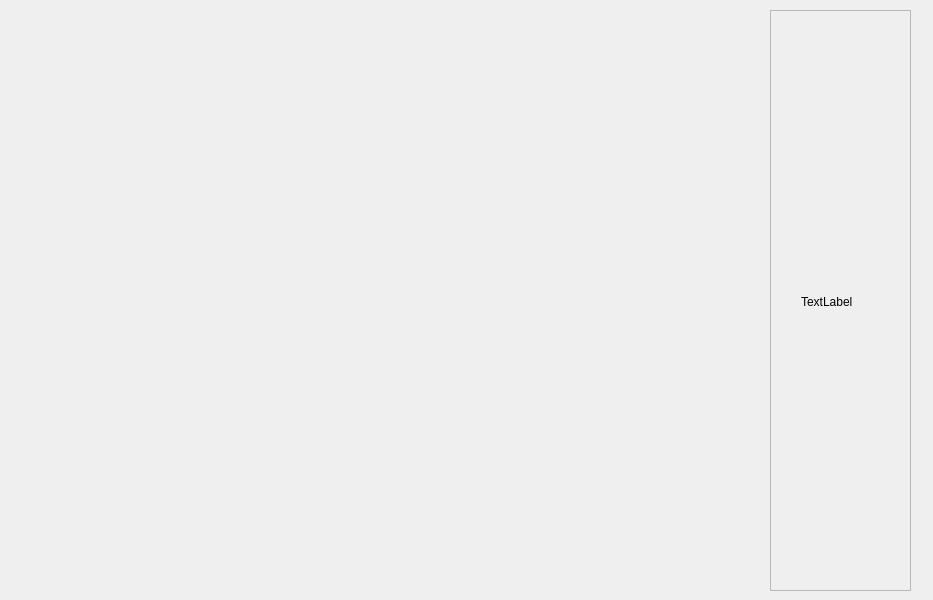
<?xml version="1.0" encoding="UTF-8"?>
<ui version="4.0">
 <class>MainWindow</class>
 <widget class="QMainWindow" name="MainWindow">
  <property name="geometry">
   <rect>
    <x>0</x>
    <y>0</y>
    <width>933</width>
    <height>600</height>
   </rect>
  </property>
  <property name="windowTitle">
   <string>MainWindow</string>
  </property>
  <widget class="QWidget" name="centralwidget">
   <widget class="QScrollArea" name="scrollArea">
    <property name="geometry">
     <rect>
      <x>770</x>
      <y>10</y>
      <width>141</width>
      <height>581</height>
     </rect>
    </property>
    <property name="verticalScrollBarPolicy">
     <enum>Qt::ScrollBarPolicy::ScrollBarAlwaysOff</enum>
    </property>
    <property name="horizontalScrollBarPolicy">
     <enum>Qt::ScrollBarPolicy::ScrollBarAlwaysOff</enum>
    </property>
    <property name="widgetResizable">
     <bool>true</bool>
    </property>
    <widget class="QWidget" name="scrollAreaWidgetContents">
     <property name="geometry">
      <rect>
       <x>0</x>
       <y>0</y>
       <width>139</width>
       <height>579</height>
      </rect>
     </property>
     <widget class="QWidget" name="widget" native="true">
      <property name="geometry">
       <rect>
        <x>30</x>
        <y>10</y>
        <width>81</width>
        <height>561</height>
       </rect>
      </property>
      <layout class="QVBoxLayout" name="verticalLayout">
       <item>
        <widget class="QLabel" name="label">
         <property name="text">
          <string>TextLabel</string>
         </property>
        </widget>
       </item>
      </layout>
     </widget>
    </widget>
   </widget>
  </widget>
 </widget>
 <resources/>
 <connections/>
</ui>
